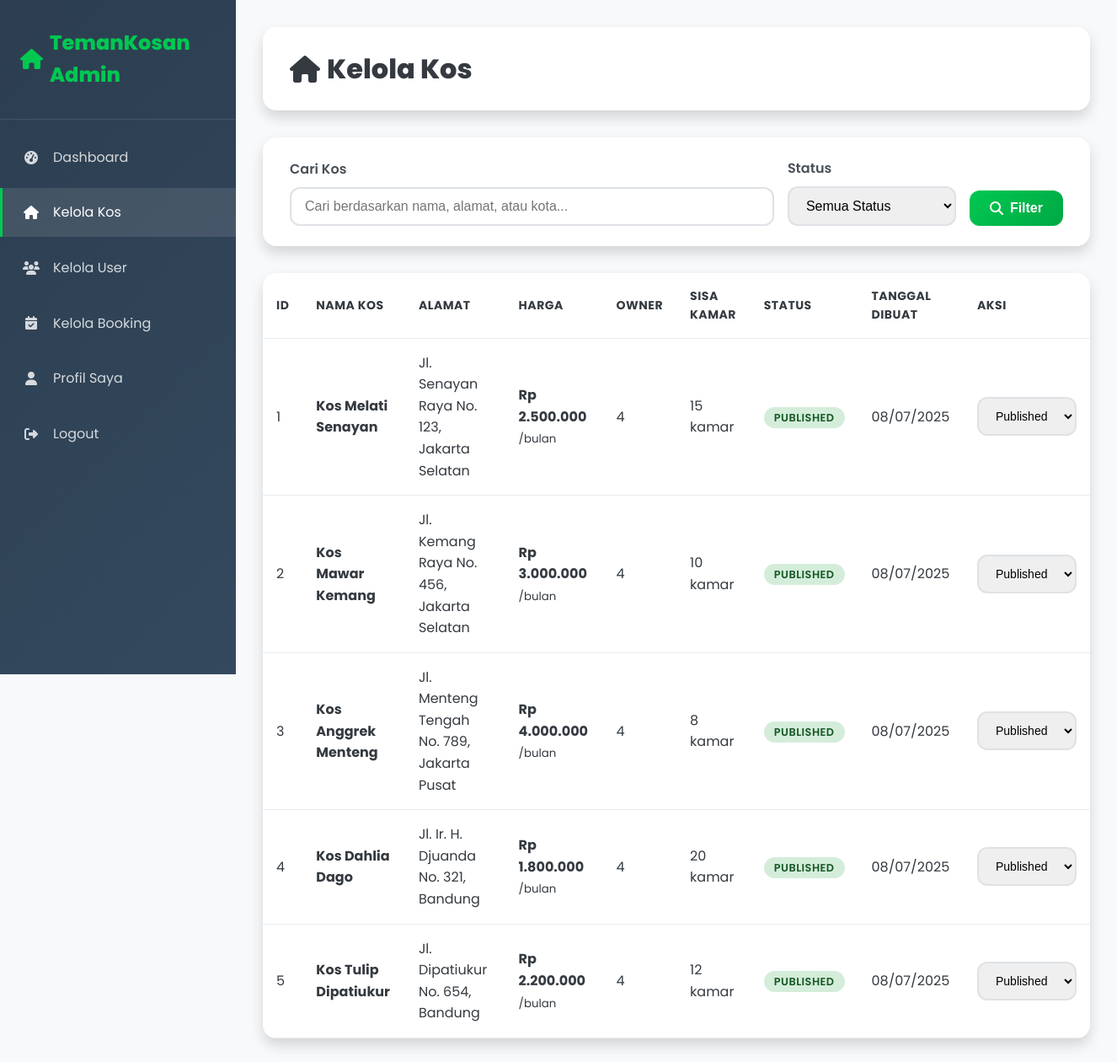
/admin/manage-kos.php (signed in), run on the app's committed database.
### tables this page shows
CREATE TABLE IF NOT EXISTS kos (
    id INT AUTO_INCREMENT PRIMARY KEY,
    owner_id INT NOT NULL,
    location_id INT,
    name VARCHAR(200) NOT NULL,
    description TEXT,
    address TEXT NOT NULL,
    price DECIMAL(10,0) NOT NULL,
    type ENUM('putra', 'putri', 'campur') NOT NULL,
    room_size VARCHAR(50),
    room_count INT DEFAULT 1,
    available_rooms INT DEFAULT 1,
    is_available TINYINT(1) DEFAULT 1,
    is_featured TINYINT(1) DEFAULT 0,
    status ENUM('draft', 'published', 'archived') DEFAULT 'published',
    latitude DECIMAL(10, 8),
    longitude DECIMAL(11, 8),
    contact_person VARCHAR(100),
    contact_phone VARCHAR(20),
    rules TEXT,
    created_at TIMESTAMP DEFAULT CURRENT_TIMESTAMP,
    updated_at TIMESTAMP DEFAULT CURRENT_TIMESTAMP ON UPDATE CURRENT_TIMESTAMP,
    FOREIGN KEY (owner_id) REFERENCES users(id) ON DELETE CASCADE,
    FOREIGN KEY (location_id) REFERENCES locations(id) ON DELETE SET NULL,
    INDEX idx_location (location_id),
    INDEX idx_price (price),
    INDEX idx_type (type),
    INDEX idx_available (is_available),
    INDEX idx_featured (is_featured)
);

### includes/admin-functions.php (called while the page is built, shortened)
<?php
function get_all_kos_admin($page = 1, $limit = 20, $search = '', $status = '') {
    $pdo = getConnection();
    try {
        $offset = ($page - 1) * $limit;
        $whereClause = "WHERE 1=1";
        $params = [];
        $countSQL = "SELECT COUNT(*) as total FROM kos k $whereClause";
        $countStmt = $pdo->prepare($countSQL);
        $countStmt->execute($params);
        $total = $countStmt->fetch()['total'];
        $sql = "SELECT k.*, u.name as owner_name
                FROM kos k
                LEFT JOIN users u ON k.owner_id = u.id
                $whereClause
                ORDER BY k.created_at DESC
                LIMIT ? OFFSET ?";
        $params[] = $limit;
        $params[] = $offset;
        $stmt = $pdo->prepare($sql);
        $stmt->execute($params);
        $data = $stmt->fetchAll(PDO::FETCH_ASSOC);
        return ['data' => $data, 'total' => $total];
    } catch (PDOException $e) {
        error_log("Error getting all kos admin: " . $e->getMessage());
        return ['data' => [], 'total' => 0];
    }
}
?>

### admin/manage-kos.php (the view, shortened to what this page needs)
<?php
require_once '../includes/admin-functions.php';
$page = (int)($_GET['page'] ?? 1);
$search = $_GET['search'] ?? '';
$status = $_GET['status'] ?? '';
$limit = 20;
$kosData = get_all_kos_admin($page, $limit, $search, $status);
$kosList = $kosData['data'];
?>
<!DOCTYPE html>
<html lang="id">
<head>
    <link rel="stylesheet" href="https://cdnjs.cloudflare.com/ajax/libs/font-awesome/6.4.0/css/all.min.css">
</head>
<body>
    <div class="admin-layout">
        <aside class="admin-sidebar">
            <div class="sidebar-header">
                <a href="dashboard.php" class="sidebar-logo">
                    <i class="fas fa-home"></i>
                    TemanKosan Admin
                </a>
            </div>
            <nav class="sidebar-nav">
                <div class="nav-item">
                    <a href="dashboard.php" class="nav-link">
                        <i class="fas fa-tachometer-alt"></i>
                        <span>Dashboard</span>
                    </a>
                </div>
                <div class="nav-item">
                    <a href="manage-kos.php" class="nav-link active">
                        <i class="fas fa-home"></i>
                        <span>Kelola Kos</span>
                    </a>
                </div>
                <div class="nav-item">
                    <a href="manage-users.php" class="nav-link">
                        <i class="fas fa-users"></i>
                        <span>Kelola User</span>
                    </a>
                </div>
                <div class="nav-item">
                    <a href="manage-bookings.php" class="nav-link">
                        <i class="fas fa-calendar-check"></i>
                        <span>Kelola Booking</span>
                    </a>
                </div>
                <div class="nav-item">
                    <a href="account.php" class="nav-link">
                        <i class="fas fa-user"></i>
                        <span>Profil Saya</span>
                    </a>
                </div>
                <div class="nav-item">
                    <a href="../logout.php" class="nav-link">
                        <i class="fas fa-sign-out-alt"></i>
                        <span>Logout</span>
                    </a>
                </div>
            </nav>
        </aside>
        <main class="admin-main">
            <div class="admin-header">
                <h1 class="page-title">
                    <i class="fas fa-home"></i>
                    Kelola Kos
                </h1>
            </div>
            <div class="filters">
                <form method="GET" class="filter-row">
                    <div class="form-group">
                        <label class="form-label">Cari Kos</label>
                        <input type="text" name="search" class="form-control"
                               placeholder="Cari berdasarkan nama, alamat, atau kota..."
                               value="<?php echo htmlspecialchars($search); ?>">
                    </div>
                    <div class="form-group">
                        <label class="form-label">Status</label>
                        <select name="status" class="form-control">
                            <option value="">Semua Status</option>
                        </select>
                    </div>
                    <div class="form-group">
                        <button type="submit" class="btn btn-primary">
                            <i class="fas fa-search"></i>
                            Filter
                        </button>
                    </div>
                </form>
            </div>
            <div class="table-container">
                <?php if (empty($kosList)): ?>
                    <div class="empty-state">
                        <i class="fas fa-home"></i>
                        <h3>Tidak ada kos ditemukan</h3>
                        <p>Belum ada kos yang sesuai dengan filter yang dipilih.</p>
                    </div>
                <?php else: ?>
                    <table class="table">
                        <thead>
                            <tr>
                                <th>ID</th>
                                <th>Nama Kos</th>
                                <th>Alamat</th>
                                <th>Harga</th>
                                <th>Owner</th>
                                <th>Sisa Kamar</th>
                                <th>Status</th>
                                <th>Tanggal Dibuat</th>
                                <th>Aksi</th>
                            </tr>
                        </thead>
                        <tbody>
                            <?php foreach ($kosList as $kos): ?>
                            <tr>
                                <td><?php echo $kos['id']; ?></td>
                                <td>
                                    <strong><?php echo htmlspecialchars($kos['name']); ?></strong>
                                </td>
                                <td><?php echo htmlspecialchars($kos['address']); ?></td>
                                <td>
                                    <strong>Rp <?php echo number_format($kos['price'], 0, ',', '.'); ?></strong>
                                    <small>/bulan</small>
                                </td>
                                <td><?php echo htmlspecialchars($kos['owner_id']); ?></td>
                                <td>
                                    <span class="badge"><?php echo $kos['available_rooms']; ?> kamar</span>
                                </td>
                                <td>
                                    <span class="status-badge status-<?php echo $kos['status']; ?>">
                                        <?php echo ucfirst($kos['status']); ?>
                                    </span>
                                </td>
                                <td><?php echo date('d/m/Y', strtotime($kos['created_at'])); ?></td>
                                <td>
                                    <div style="display: flex; gap: 0.5rem; flex-wrap: wrap;">
                                        <select class="form-control" style="width: auto; font-size: 0.875rem;"
                                                onchange="updateKosStatus(<?php echo $kos['id']; ?>, this.value)">
                                            <option value="published" <?php echo $kos['status'] === 'published' ? 'selected' : ''; ?>>Published</option>
                                        </select>
                                    </div>
                                </td>
                            </tr>
                            <?php endforeach; ?>
                        </tbody>
                    </table>
                <?php endif; ?>
            </div>
        </main>
    </div>
</body>
</html>

### admin/manage-kos.php (style rules this page uses)
:root { --primary-color: #00c851; --secondary-color: #ff69b4; --accent-color: #ff1493; --dark-color: #2c3e50; --light-color: #f8f9fa; --white: #ffffff; --gray-100: #f8f9fa; --gray-200: #e9ecef; --gray-300: #dee2e6; --gray-400: #ced4da; --gray-500: #adb5bd; --gray-600: #6c757d; --gray-700: #495057; --gray-800: #343a40; --gray-900: #212529; --shadow-sm: 0 0.125rem 0.25rem rgba(0, 0, 0, 0.075); --shadow: 0 0.5rem 1rem rgba(0, 0, 0, 0.15); --shadow-lg: 0 1rem 3rem rgba(0, 0, 0, 0.175); --border-radius: 0.75rem; --border-radius-lg: 1rem; --transition: all 0.3s cubic-bezier(0.4, 0, 0.2, 1); }
* { margin: 0; padding: 0; box-sizing: border-box; }
body { font-family: 'Poppins', sans-serif; line-height: 1.6; color: var(--gray-800); background: var(--gray-100); }
.admin-layout { display: flex; min-height: 100vh; }
.admin-sidebar { width: 280px; background: linear-gradient(135deg, var(--dark-color), #34495e); color: white; position: fixed; height: 100vh; overflow-y: auto; z-index: 1000; }
.sidebar-header { padding: 2rem 1.5rem; border-bottom: 1px solid rgba(255, 255, 255, 0.1); }
.sidebar-logo { font-size: 1.5rem; font-weight: 800; color: var(--primary-color); text-decoration: none; display: flex; align-items: center; gap: 0.5rem; }
.sidebar-nav { padding: 1rem 0; }
.nav-item { margin-bottom: 0.5rem; }
.nav-link { display: flex; align-items: center; gap: 1rem; padding: 1rem 1.5rem; color: rgba(255, 255, 255, 0.8); text-decoration: none; transition: var(--transition); border-left: 3px solid transparent; }
.nav-link:hover, .nav-link.active { background: rgba(255, 255, 255, 0.1); color: white; border-left-color: var(--primary-color); }
.nav-link i { width: 20px; text-align: center; }
.admin-main { flex: 1; margin-left: 280px; padding: 2rem; }
.admin-header { background: white; padding: 1.5rem 2rem; border-radius: var(--border-radius-lg); box-shadow: var(--shadow); margin-bottom: 2rem; display: flex; justify-content: space-between; align-items: center; }
.page-title { font-size: 2rem; font-weight: 800; color: var(--gray-800); display: flex; align-items: center; gap: 0.5rem; }
.filters { background: white; padding: 1.5rem 2rem; border-radius: var(--border-radius-lg); box-shadow: var(--shadow); margin-bottom: 2rem; }
.filter-row { display: grid; grid-template-columns: 1fr 200px auto; gap: 1rem; align-items: end; }
.form-group { display: flex; flex-direction: column; gap: 0.5rem; }
.form-label { font-weight: 600; color: var(--gray-700); }
.form-control { padding: 0.75rem 1rem; border: 2px solid var(--gray-300); border-radius: var(--border-radius); font-size: 1rem; transition: var(--transition); }
.btn { padding: 0.75rem 1.5rem; border: none; border-radius: var(--border-radius); cursor: pointer; text-decoration: none; display: inline-flex; align-items: center; gap: 0.5rem; transition: var(--transition); font-weight: 600; font-size: 1rem; }
.btn-primary { background: linear-gradient(135deg, var(--primary-color), #00a844); color: white; }
.table-container { background: white; border-radius: var(--border-radius-lg); box-shadow: var(--shadow); overflow: hidden; }
.table { width: 100%; border-collapse: collapse; }
.table th, .table td { padding: 1rem; text-align: left; border-bottom: 1px solid var(--gray-200); }
.table th { background: var(--gray-50); font-weight: 700; color: var(--gray-800); text-transform: uppercase; font-size: 0.875rem; letter-spacing: 0.5px; }
.status-badge { padding: 0.25rem 0.75rem; border-radius: 15px; font-size: 0.8rem; font-weight: 600; text-transform: uppercase; letter-spacing: 0.5px; }
.status-published { background: #d4edda; color: #155724; }

### data on the page
kos: id "1", name "Kos Melati Senayan", address "Jl. Senayan Raya No. 123, Jakarta Selatan", price "2.500.000", owner "4", available_rooms "15", status "PUBLISHED", created_at "08/07/2025", status+id "Published"
kos: id "2", name "Kos Mawar Kemang", address "Jl. Kemang Raya No. 456, Jakarta Selatan", price "3.000.000", owner "4", available_rooms "10", status "PUBLISHED", created_at "08/07/2025", status+id "Published"
kos: id "3", name "Kos Anggrek Menteng", address "Jl. Menteng Tengah No. 789, Jakarta Pusat", price "4.000.000", owner "4", available_rooms "8", status "PUBLISHED", created_at "08/07/2025", status+id "Published"
kos: id "4", name "Kos Dahlia Dago", address "Jl. Ir. H. Djuanda No. 321, Bandung", price "1.800.000", owner "4", available_rooms "20", status "PUBLISHED", created_at "08/07/2025", status+id "Published"
kos: id "5", name "Kos Tulip Dipatiukur", address "Jl. Dipatiukur No. 654, Bandung", price "2.200.000", owner "4", available_rooms "12", status "PUBLISHED", created_at "08/07/2025", status+id "Published"
